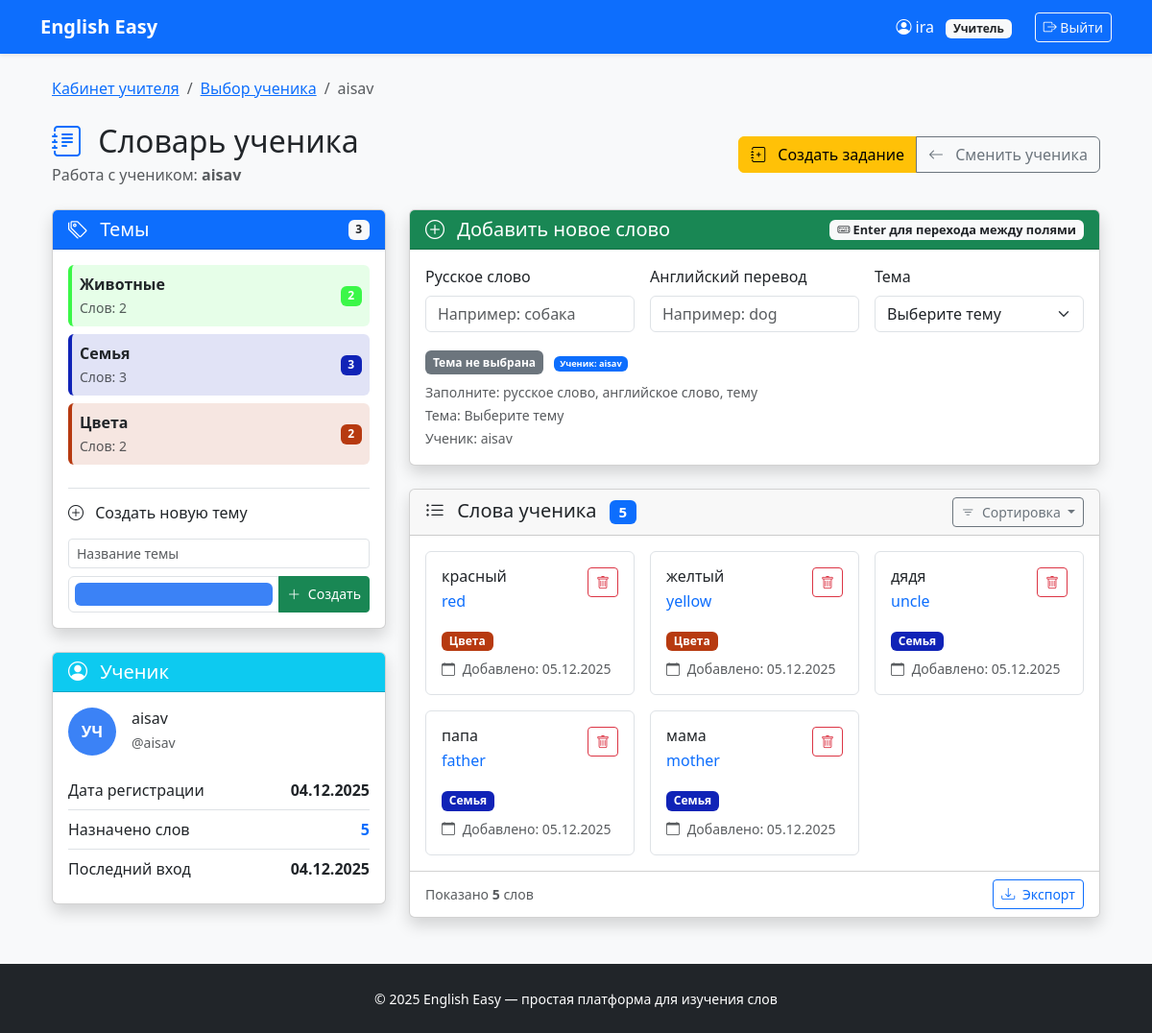
The page /vocabulary/teacher_panel/1/ (signed in) on the database as committed earlier.
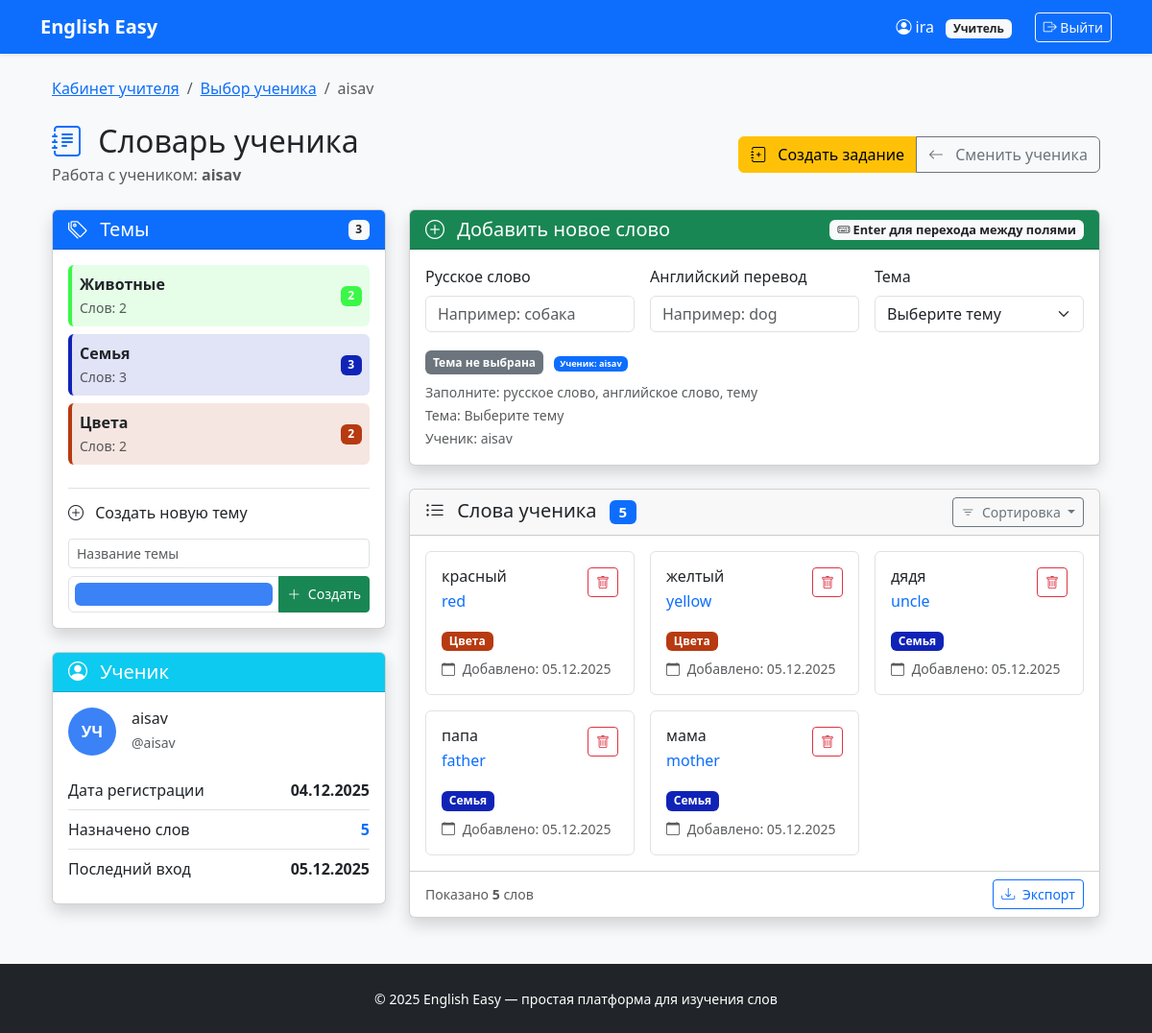
The same page on the database as committed later.
### users/models.py (models this page shows, shortened)
class User(AbstractUser):
    ROLE_CHOICES = (
        ('teacher', 'Учитель'),
        ('student', 'Ученик'),
    )
    role = models.CharField(max_length=10, choices=ROLE_CHOICES, default='student')
    def is_teacher(self):
        return self.role == 'teacher'
    def is_student(self):
        return self.role == 'student'

### vocabulary/views.py (the view)
# urls.py: path('teacher_panel/<int:student_id>/', views.teacher_panel, name='teacher_panel'),
@login_required
def teacher_panel(request, student_id):
    if not request.user.is_teacher():
        return redirect('dashboard:home')
    student = get_object_or_404(User, id=student_id, role='student')
    topics = Topic.objects.all()
    student_words = StudentWord.objects.filter(student=student).select_related('word')
    return render(request, 'vocabulary/teacher_panel.html', {
        'topics': topics,
        'student_words': student_words,
        'student': student,
    })

### vocabulary/templates/vocabulary/teacher_panel.html (shortened to what the changed rows need)
{% extends 'base.html' %}
{% block content %}
    <div class="container-fluid">
        <nav aria-label="breadcrumb" class="mb-4">
            <ol class="breadcrumb">
                <li class="breadcrumb-item">
                    <a href="{% url 'dashboard:teacher' %}">Кабинет учителя</a>
                </li>
                <li class="breadcrumb-item">
                    <a href="{% url 'vocabulary:select_student' %}">Выбор ученика</a>
                </li>
                <li class="breadcrumb-item active" aria-current="page">
                    {{ student.get_full_name|default:student.username }}
                </li>
            </ol>
        </nav>
        <div class="row mb-4">
            <div class="col">
                <div class="d-flex justify-content-between align-items-center">
                    <div>
                        <h1 class="h2 mb-1">
                            <i class="bi bi-journal-text text-primary me-2"></i>
                            Словарь ученика
                        </h1>
                        <p class="text-muted mb-0">
                            Работа с учеником:
                            <strong>{{ student.get_full_name|default:student.username }}</strong>
                        </p>
                    </div>
                </div>
            </div>
        </div>
        <div class="row">
            <div class="col-lg-4">
                <div class="card shadow">
                    <div class="card-body">
                        <div class="d-flex align-items-center mb-3">
                            <div class="avatar-circle me-3" style="background-color: #3B82F6;">
                                <span class="avatar-text">{{ student.first_name|first|default:"У" }}{{ student.last_name|first|default:"Ч" }}</span>
                            </div>
                            <div>
                                <h6 class="mb-1">{{ student.get_full_name|default:student.username }}</h6>
                                <p class="text-muted mb-0 small">@{{ student.username }}</p>
                            </div>
                        </div>
                        <div class="list-group list-group-flush">
                            <div class="list-group-item d-flex justify-content-between px-0">
                                <span>Дата регистрации</span>
                                <strong>{{ student.date_joined|date:"d.m.Y" }}</strong>
                            </div>
                            <div class="list-group-item d-flex justify-content-between px-0">
                                <span>Последний вход</span>
                                <strong>{{ student.last_login|date:"d.m.Y"|default:"Еще не входил" }}</strong>
                            </div>
                        </div>
                    </div>
                </div>
            </div>
            <div class="col-lg-8">
                <div class="card shadow mb-4">
                    <div class="card-body">
                        <div class="row mt-3">
                            <div class="col-12">
                                <div class="form-text" id="current-selections">
                                    <small>
                                        <span id="current-topic-badge" class="badge bg-info me-2"></span>
                                        <span class="badge bg-primary">Ученик: {{ student.get_full_name|default:student.username }}</span>
                                    </small>
                                </div>
                            </div>
                        </div>
                    </div>
                </div>
            </div>
        </div>
    </div>
{% endblock %}

Rows that differ between the two databases and show on the page:
changed User "aisav": last_login "04.12.2025" → "05.12.2025"
